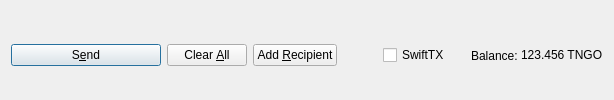
         <widget class="QFrame" name="frame_Send">
          <layout class="QHBoxLayout" name="horizontalLayout">
           <property name="bottomMargin">
            <number>0</number>
           </property>
           <item>
            <widget class="QPushButton" name="sendButton">
             <property name="minimumSize">
              <size>
               <width>150</width>
               <height>0</height>
              </size>
             </property>
             <property name="toolTip">
              <string>Confirm the send action</string>
             </property>
             <property name="text">
              <string>S&amp;end</string>
             </property>
             <property name="icon">
              <iconset resource="../tango.qrc">
               <normaloff>:/icons/send</normaloff>:/icons/send</iconset>
             </property>
             <property name="autoDefault">
              <bool>false</bool>
             </property>
             <property name="default">
              <bool>true</bool>
             </property>
            </widget>
           </item>
           <item>
            <widget class="QPushButton" name="clearButton">
             <property name="sizePolicy">
              <sizepolicy hsizetype="Minimum" vsizetype="Fixed">
               <horstretch>0</horstretch>
               <verstretch>0</verstretch>
              </sizepolicy>
             </property>
             <property name="toolTip">
              <string>Clear all fields of the form.</string>
             </property>
             <property name="text">
              <string>Clear &amp;All</string>
             </property>
             <property name="icon">
              <iconset resource="../tango.qrc">
               <normaloff>:/icons/remove</normaloff>:/icons/remove</iconset>
             </property>
             <property name="autoDefault">
              <bool>false</bool>
             </property>
            </widget>
           </item>
           <item>
            <widget class="QPushButton" name="addButton">
             <property name="toolTip">
              <string>Send to multiple recipients at once</string>
             </property>
             <property name="text">
              <string>Add &amp;Recipient</string>
             </property>
             <property name="icon">
              <iconset resource="../tango.qrc">
               <normaloff>:/icons/add</normaloff>:/icons/add</iconset>
             </property>
             <property name="autoDefault">
              <bool>false</bool>
             </property>
            </widget>
           </item>
           <item>
            <spacer name="horizontalSpacer">
             <property name="orientation">
              <enum>Qt::Horizontal</enum>
             </property>
             <property name="sizeHint" stdset="0">
              <size>
               <width>40</width>
               <height>20</height>
              </size>
             </property>
            </spacer>
           </item>
           <item>
            <layout class="QHBoxLayout" name="horizontalLayout_2">
             <property name="spacing">
              <number>3</number>
             </property>
             <item>
              <widget class="QCheckBox" name="checkSwiftTX">
               <property name="enabled">
                <bool>true</bool>
               </property>
               <property name="minimumSize">
                <size>
                 <width>85</width>
                 <height>0</height>
                </size>
               </property>
               <property name="text">
                <string>SwiftTX</string>
               </property>
              </widget>
             </item>
             <item>
              <widget class="QLabel" name="label">
               <property name="text">
                <string>Balance:</string>
               </property>
              </widget>
             </item>
             <item>
              <widget class="QLabel" name="labelBalance">
               <property name="sizePolicy">
                <sizepolicy hsizetype="Preferred" vsizetype="Fixed">
                 <horstretch>0</horstretch>
                 <verstretch>0</verstretch>
                </sizepolicy>
               </property>
               <property name="cursor">
                <cursorShape>IBeamCursor</cursorShape>
               </property>
               <property name="text">
                <string notr="true">123.456 TNGO</string>
               </property>
               <property name="textInteractionFlags">
                <set>Qt::LinksAccessibleByMouse|Qt::TextSelectableByKeyboard|Qt::TextSelectableByMouse</set>
               </property>
              </widget>
             </item>
            </layout>
           </item>
          </layout>
         </widget>
